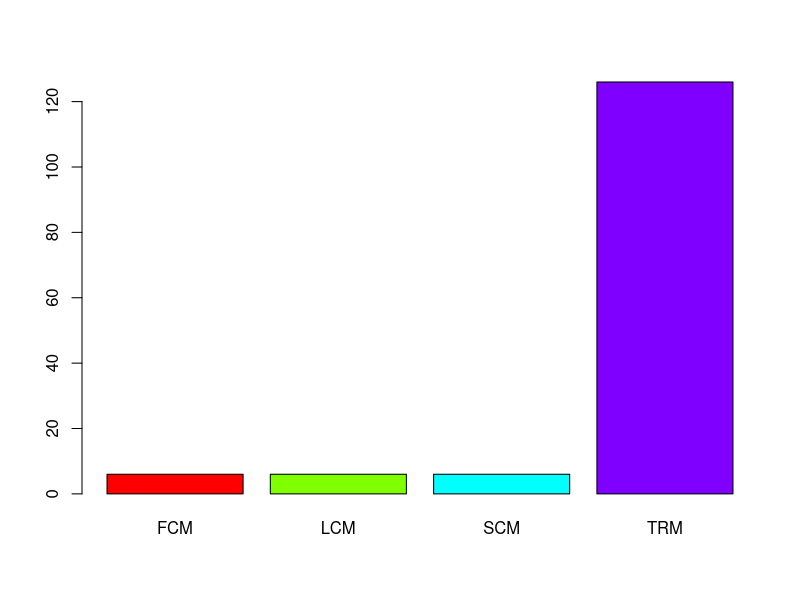
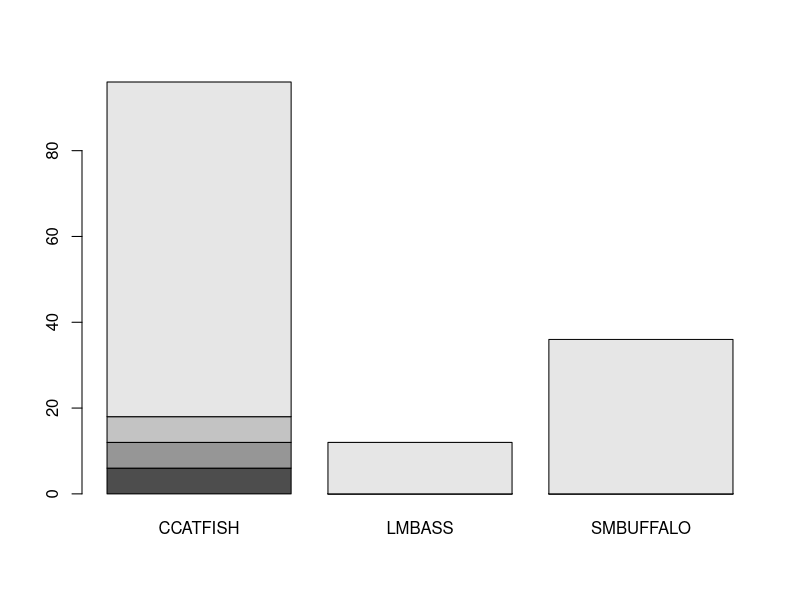
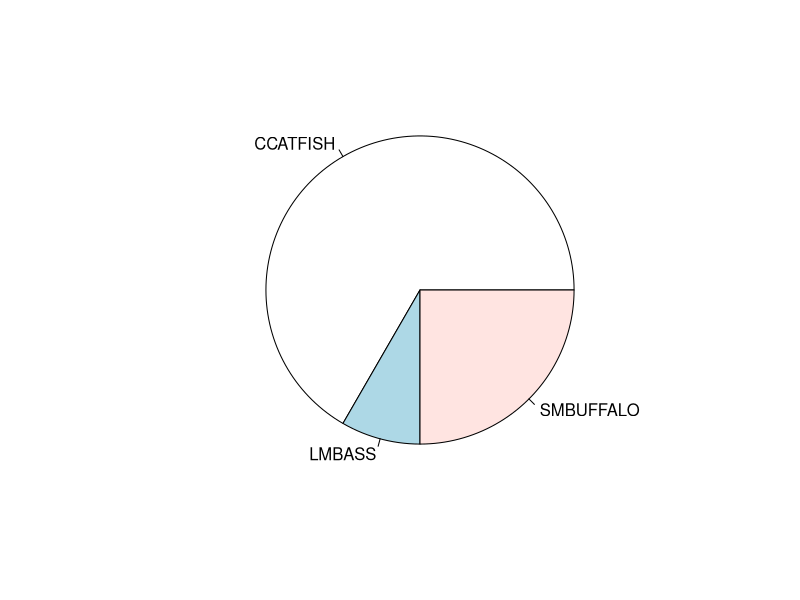
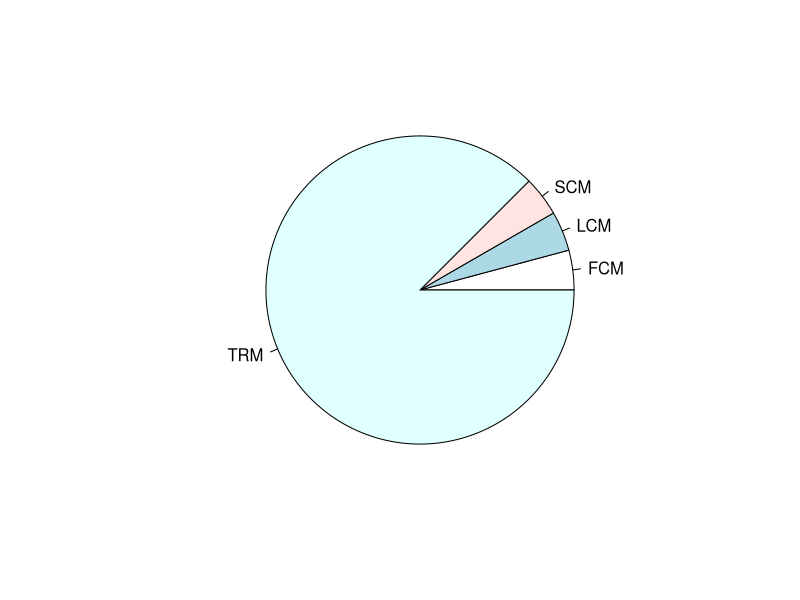
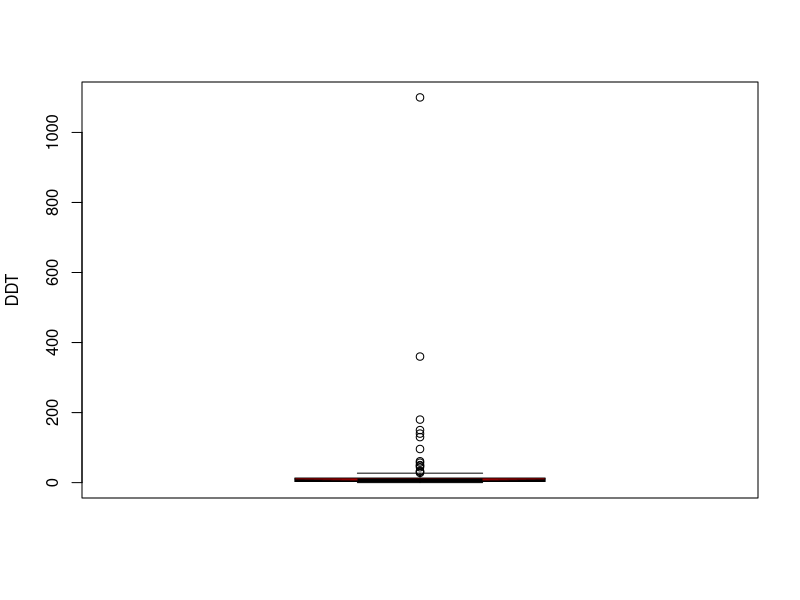
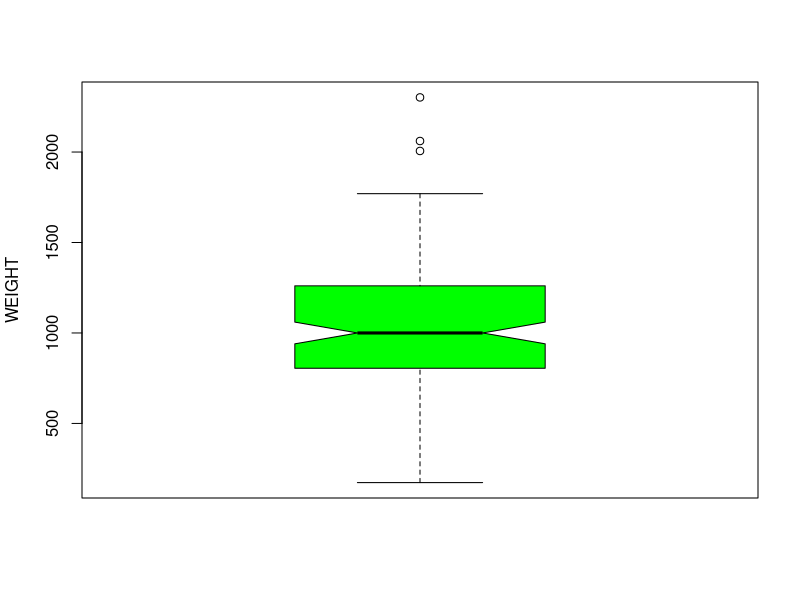
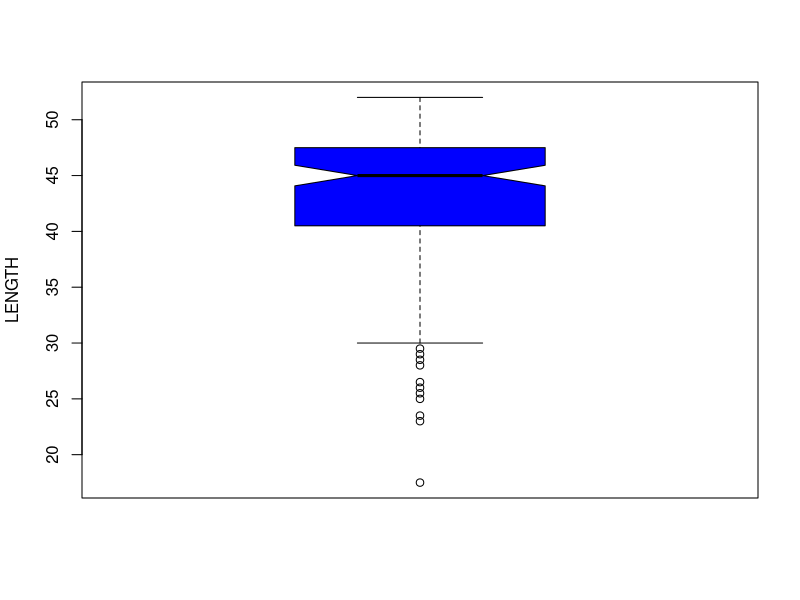
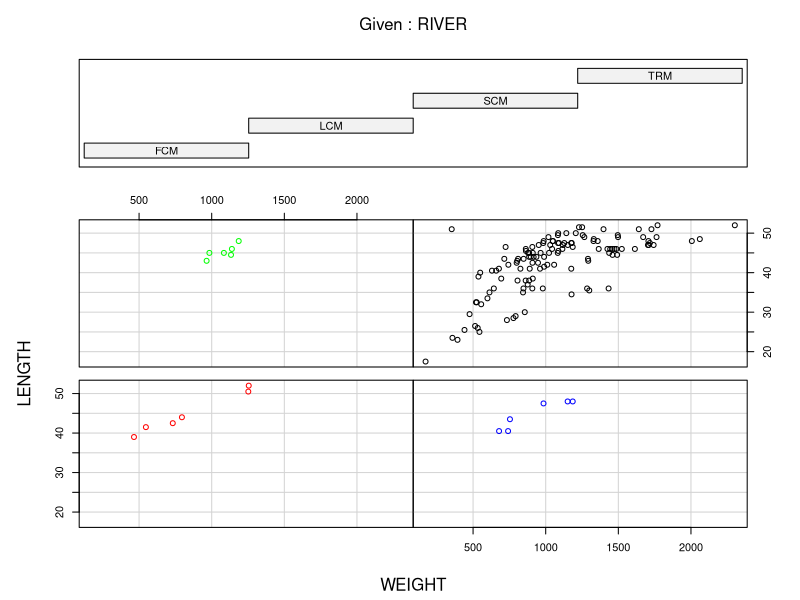

Source code (R) for these figures, in order:
## ---- chunk 1
knitr::opts_chunk$set(echo = TRUE)
## ---- chunk 2
getwd()
## ---- chunk 3
ddt=read.csv("DDT.csv") 
head(ddt)
## ---- chunk 4
summary(ddt$SPECIES)
## ---- chunk 5
with(ddt, ddt[WEIGHT>800 & SPECIES=="LMBASS", ])
## ---- chunk 6
with(ddt, ddt[RIVER == "SCM" & DDT > 4.0, ])
## ---- chunk 7
mean(ddt$LENGTH)
## ---- chunk 8
sd(ddt$WEIGHT)
## ---- chunk 9
table(ddt$RIVER)
## ---- chunk 10
barplot(table(ddt$RIVER), col = rainbow(4))
## ---- chunk 11
table(ddt$RIVER, ddt$SPECIES)
## ---- chunk 12
barplot(table(ddt$RIVER, ddt$SPECIES))
## ---- chunk 13
pie(table(ddt$SPECIES))
## ---- chunk 14
pie(table(ddt$RIVER))
## ---- chunk 15
with(ddt, boxplot(DDT, ylab="DDT", col="Red", notch=TRUE))
## ---- chunk 16
with(ddt, boxplot(WEIGHT,ylab="WEIGHT",col="Green",notch=TRUE))
## ---- chunk 17
with(ddt, boxplot(LENGTH,ylab="LENGTH",col="Blue",notch=TRUE))
## ---- chunk 18
river_color = with(ddt, ifelse(RIVER=="FCM","Red",
                        ifelse(RIVER=="LCM","Blue",
                               ifelse(RIVER=="SCM","Green","Black"))))
coplot(LENGTH~WEIGHT|RIVER, data = ddt, col = river_color)
## ---- chunk 19
fish_color = with(ddt,ifelse(SPECIES=="CCATFISH","Red",
                        ifelse(SPECIES=="SMBUFFALO","Blue","Green")))
coplot(DDT~WEIGHT|SPECIES, data = ddt, col = fish_color)
## ---- chunk 20
library(ggplot2)
ggplot(ddt, aes(x = SPECIES, y = WEIGHT, fill = RIVER)) + geom_boxplot() + ggtitle("Justin Kleiber")
## ---- chunk 21
ggplot(ddt, aes(x = RIVER, y = LENGTH, fill = SPECIES)) + geom_violin() + ggtitle("Justin Kleiber")
## ---- chunk 22
ggplot(ddt, aes(x = WEIGHT, y = LENGTH, color = SPECIES)) + geom_point() + ggtitle("Justin Kleiber")
